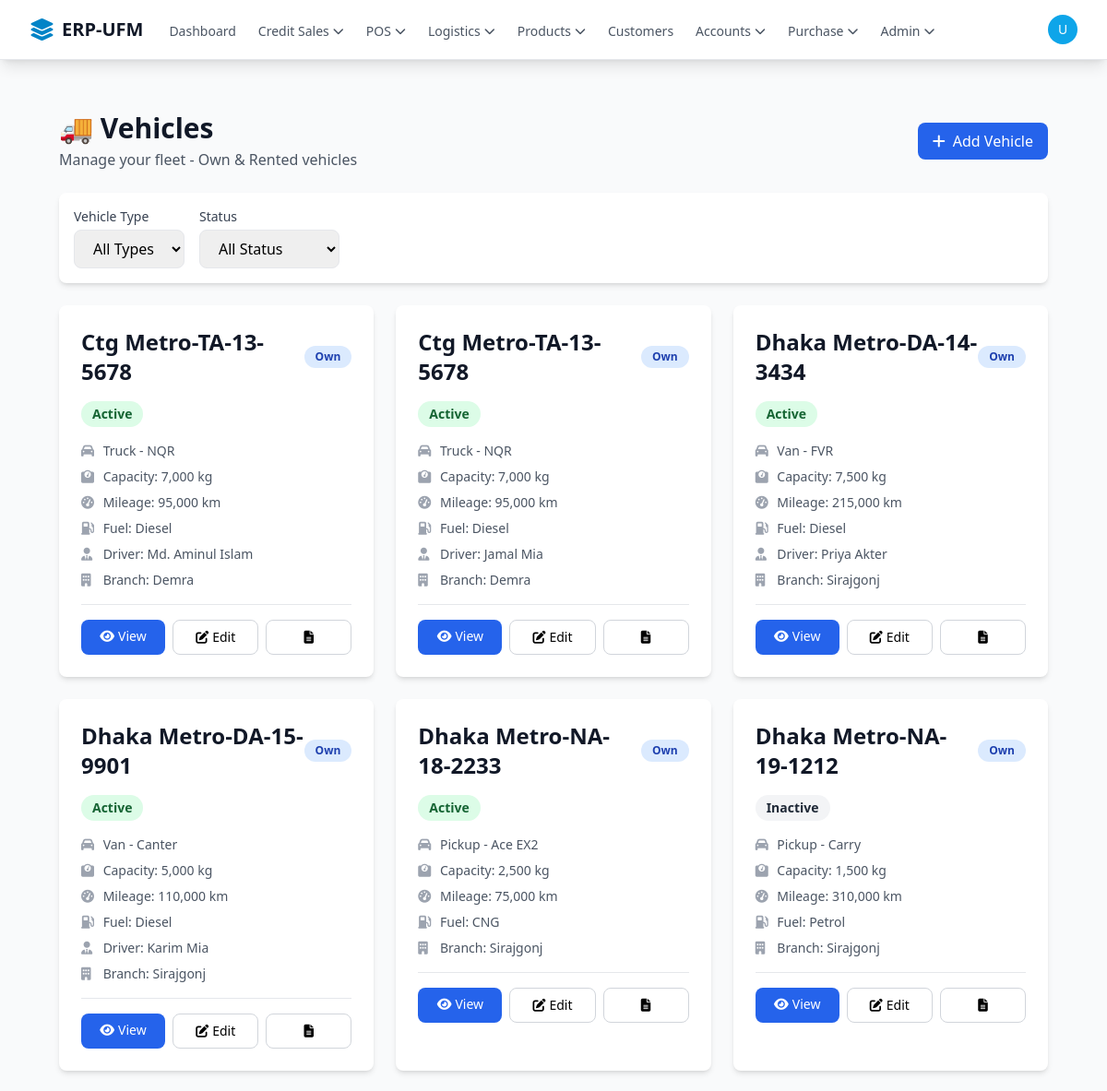
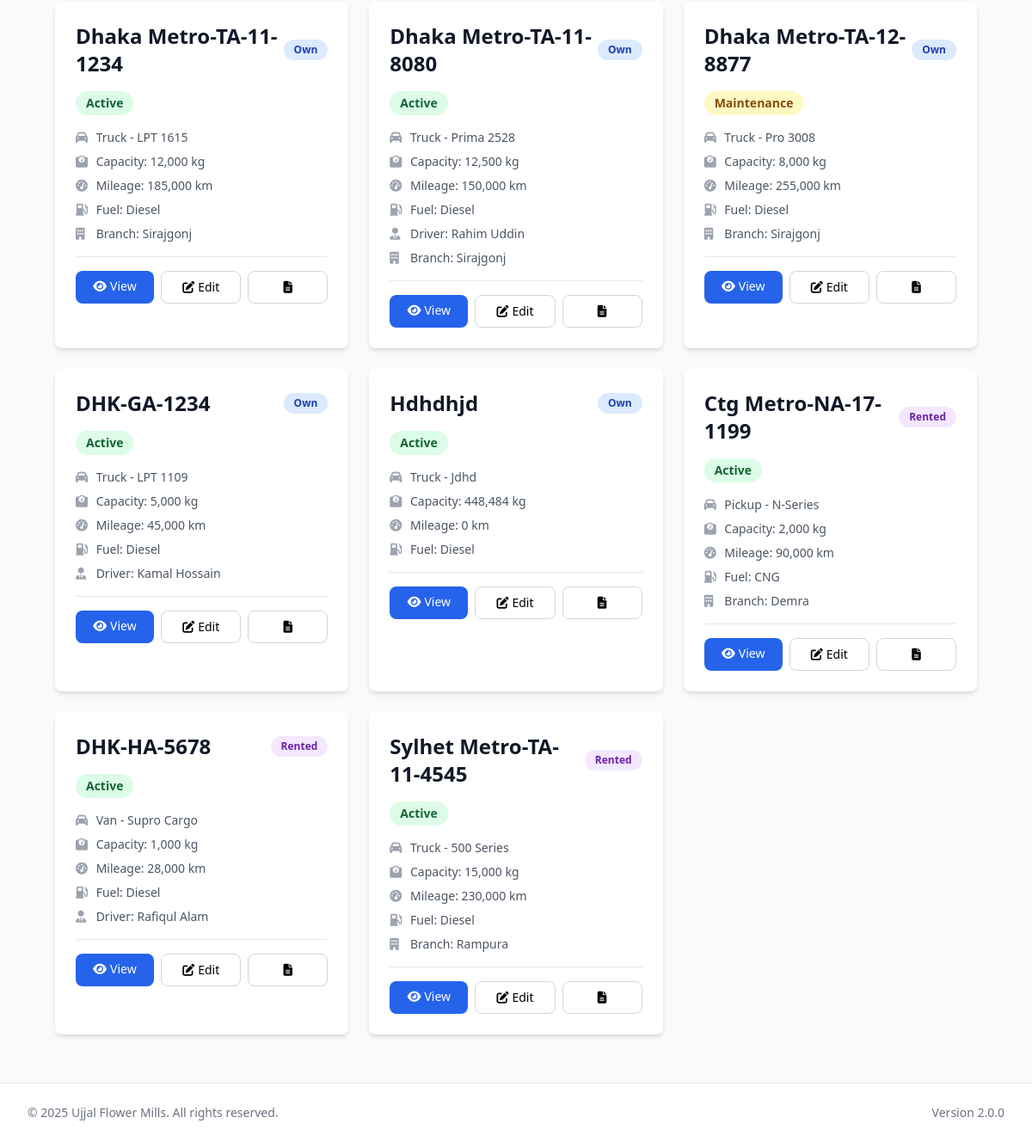
Screenshot of /logistics/vehicles/ (signed in) with the database file from the repository (2 pictures, top to bottom).
### tables this page shows
CREATE TABLE `vehicles` (
  `id` int(11) NOT NULL,
  `vehicle_number` varchar(50) NOT NULL,
  `vehicle_type` enum('Own','Rented') NOT NULL DEFAULT 'Own',
  `category` enum('Truck','Van','Pickup','Motorcycle','Other') DEFAULT 'Truck',
  `capacity_kg` decimal(10,2) DEFAULT 0.00,
  `fuel_type` enum('Diesel','Petrol','CNG','Electric') DEFAULT 'Diesel',
  `make` varchar(100) DEFAULT NULL,
  `model` varchar(100) DEFAULT NULL,
  `year` int(11) DEFAULT NULL,
  `status` enum('Active','Maintenance','Inactive') DEFAULT 'Active',
  `ownership_status` enum('Owned','Leased','Rented') DEFAULT 'Owned',
  `assigned_branch_id` bigint(20) UNSIGNED DEFAULT NULL,
  `rental_rate_per_day` decimal(10,2) DEFAULT NULL,
  `rental_start_date` date DEFAULT NULL,
  `rental_end_date` date DEFAULT NULL,
  `rental_vendor_name` varchar(255) DEFAULT NULL,
  `rental_vendor_phone` varchar(20) DEFAULT NULL,
  `purchase_date` date DEFAULT NULL,
  `purchase_price` decimal(12,2) DEFAULT NULL,
  `current_mileage` decimal(10,2) DEFAULT 0.00,
  `next_service_due_date` date DEFAULT NULL,
  `next_service_due_mileage` decimal(10,2) DEFAULT NULL,
  `notes` text DEFAULT NULL,
  `created_at` timestamp NULL DEFAULT current_timestamp(),
  `updated_at` timestamp NULL DEFAULT current_timestamp() ON UPDATE current_timestamp()
);

CREATE TABLE `drivers` (
  `id` int(11) NOT NULL,
  `driver_name` varchar(255) NOT NULL,
  `photo_path` varchar(255) DEFAULT NULL,
  `phone_number` varchar(20) NOT NULL,
  `email` varchar(255) DEFAULT NULL,
  `nid_number` varchar(50) DEFAULT NULL,
  `license_number` varchar(50) DEFAULT NULL,
  `license_type` enum('Light','Medium','Heavy','Special') DEFAULT NULL,
  `license_issue_date` date DEFAULT NULL,
  `license_expiry_date` date DEFAULT NULL,
  `driver_type` enum('Permanent','Temporary') DEFAULT 'Permanent',
  `status` enum('Active','Inactive','On Leave') DEFAULT 'Active',
  `rating` decimal(3,2) DEFAULT 5.00,
  `total_trips` int(11) DEFAULT 0,
  `assigned_vehicle_id` int(11) DEFAULT NULL,
  `assigned_branch_id` bigint(20) UNSIGNED DEFAULT NULL,
  `address` text DEFAULT NULL,
  `emergency_contact_name` varchar(255) DEFAULT NULL,
  `emergency_contact_phone` varchar(20) DEFAULT NULL,
  `date_of_birth` date DEFAULT NULL,
  `join_date` date DEFAULT NULL,
  `notes` text DEFAULT NULL,
  `salary` decimal(10,2) DEFAULT NULL,
  `daily_rate` decimal(10,2) DEFAULT NULL,
  `created_at` timestamp NULL DEFAULT current_timestamp(),
  `updated_at` timestamp NULL DEFAULT current_timestamp() ON UPDATE current_timestamp()
);

CREATE TABLE `branches` (
  `id` int(10) UNSIGNED NOT NULL,
  `name` varchar(255) NOT NULL COMMENT 'Full name of the branch (e.g., "Savar SRG Factory")',
  `code` varchar(50) DEFAULT NULL COMMENT 'Short code for the branch (e.g., "SRG", "DEMRA")',
  `address` text DEFAULT NULL COMMENT 'Physical address of the branch',
  `phone_number` varchar(20) DEFAULT NULL,
  `status` enum('active','inactive') NOT NULL DEFAULT 'active',
  `created_at` timestamp NOT NULL DEFAULT current_timestamp(),
  `updated_at` timestamp NOT NULL DEFAULT current_timestamp() ON UPDATE current_timestamp()
);

### core/init.php (called while the page is built, shortened)
<?php
spl_autoload_register(function ($class) {
    $class_file = __DIR__ . '/classes/' . $class . '.php';
});
$db = Database::getInstance();

### core/classes/Database.php (called while the page is built, shortened)
<?php
class Database
{
    private static $_instance = null;
    private $_pdo,
            $_query,
            $_error = false,
            $_results,
            $_count = 0;
    private function __construct()
    {
        try {
            $options = [
                PDO::ATTR_PERSISTENT => true,
                PDO::ATTR_ERRMODE => PDO::ERRMODE_EXCEPTION,
                PDO::ATTR_DEFAULT_FETCH_MODE => PDO::FETCH_OBJ,
                PDO::MYSQL_ATTR_INIT_COMMAND => "SET NAMES utf8mb4 COLLATE utf8mb4_unicode_ci"
            ];
            $this->_pdo = new PDO('mysql:host=' . DB_HOST . ';dbname=' . DB_NAME . ';charset=utf8mb4', DB_USER, DB_PASS, $options);
        } catch (PDOException $e) {
            error_log("Database Connection Error: " . $e->getMessage());
            die("Database connection failed. Please check logs or contact support.");
        }
    }
    public static function getInstance()
    {
        if (!isset(self::$_instance)) {
            self::$_instance = new Database();
        }
        return self::$_instance;
    }
    public function query($sql, $params = [])
    {
        $this->_results = [];
        try {
            $this->_query = $this->_pdo->prepare($sql);
            $success = $this->_query->execute($params);
            if ($success) {
                if (stripos(trim($sql), 'SELECT') === 0) {
                    $this->_results = $this->_query->fetchAll(PDO::FETCH_OBJ);
                } else {
                    $this->_count = $this->_query->rowCount();
                }
            }
        } catch (PDOException $e) {
            $this->_error = true;
            error_log("SQL Error [{$e->getCode()}]: {$e->getMessage()} in query: $sql | Params: " . print_r($params, true));
        }
        return $this;
    }
    public function results()
    {
        return $this->_results;
    }
}
?>

### logistics/vehicles/index.php (the view, shortened to what this page needs)
<?php
require_once '../../core/init.php';
global $db;
$filter_type = $_GET['type'] ?? 'all';
$filter_status = $_GET['status'] ?? 'all';
$where_conditions = [];
$params = [];
$where_clause = !empty($where_conditions) ? 'WHERE ' . implode(' AND ', $where_conditions) : '';
$vehicles = $db->query(
    "SELECT v.*, b.name as branch_name, d.driver_name
     FROM vehicles v
     LEFT JOIN branches b ON v.assigned_branch_id = b.id
     LEFT JOIN drivers d ON d.assigned_vehicle_id = v.id
     $where_clause
     ORDER BY v.vehicle_type, v.vehicle_number",
    $params
)->results();
require_once '../../templates/header.php';
?>
<div class="max-w-screen-2xl mx-auto px-4 sm:px-6 lg:px-8 py-6">
<div class="flex justify-between items-center mb-6">
    <div>
        <h1 class="text-3xl font-bold text-gray-900">🚚 Vehicles</h1>
        <p class="text-gray-600 mt-1">Manage your fleet - Own & Rented vehicles</p>
    </div>
    <a href="manage.php" class="px-4 py-2 bg-blue-600 text-white rounded-lg hover:bg-blue-700">
        <i class="fas fa-plus mr-2"></i>Add Vehicle
    </a>
</div>
<div class="bg-white rounded-lg shadow-md p-4 mb-6">
    <form method="GET" class="flex flex-wrap gap-4">
        <div>
            <label class="block text-sm font-medium text-gray-700 mb-1">Vehicle Type</label>
            <select name="type" class="px-4 py-2 border rounded-lg" onchange="this.form.submit()">
                <option value="all" <?php echo $filter_type === 'all' ? 'selected' : ''; ?>>All Types</option>
            </select>
        </div>
        <div>
            <label class="block text-sm font-medium text-gray-700 mb-1">Status</label>
            <select name="status" class="px-4 py-2 border rounded-lg" onchange="this.form.submit()">
                <option value="all" <?php echo $filter_status === 'all' ? 'selected' : ''; ?>>All Status</option>
            </select>
        </div>
    </form>
</div>
<div class="grid grid-cols-1 md:grid-cols-2 lg:grid-cols-3 gap-6">
    <?php if (empty($vehicles)): ?>
    <div class="col-span-full bg-white rounded-lg shadow-md p-12 text-center">
        <i class="fas fa-truck text-6xl text-gray-300 mb-4"></i>
        <p class="text-xl text-gray-500">No vehicles found</p>
        <a href="manage.php" class="inline-block mt-4 px-6 py-2 bg-blue-600 text-white rounded-lg hover:bg-blue-700">
            Add Your First Vehicle
        </a>
    </div>
    <?php else: ?>
        <?php foreach ($vehicles as $vehicle): ?>
        <div class="bg-white rounded-lg shadow-md hover:shadow-lg transition-shadow">
            <div class="p-6">
                <div class="flex items-center justify-between mb-4">
                    <h3 class="text-2xl font-bold text-gray-900"><?php echo htmlspecialchars($vehicle->vehicle_number); ?></h3>
                    <span class="px-3 py-1 rounded-full text-xs font-semibold
                        <?php echo $vehicle->vehicle_type === 'Own' ? 'bg-blue-100 text-blue-800' : 'bg-purple-100 text-purple-800'; ?>">
                        <?php echo $vehicle->vehicle_type; ?>
                    </span>
                </div>
                <div class="mb-4">
                    <?php
                    $status_colors = [
                        'Active' => 'bg-green-100 text-green-800',
                        'Inactive' => 'bg-gray-100 text-gray-800',
                        'Maintenance' => 'bg-yellow-100 text-yellow-800',
                        'Rented Out' => 'bg-orange-100 text-orange-800'
                    ];
                    $color = $status_colors[$vehicle->status] ?? 'bg-gray-100 text-gray-800';
                    ?>
                    <span class="px-3 py-1 inline-flex text-sm leading-5 font-semibold rounded-full <?php echo $color; ?>">
                        <?php echo $vehicle->status; ?>
                    </span>
                </div>
                <div class="space-y-2 mb-4 text-sm">
                    <p class="text-gray-600">
                        <i class="fas fa-car text-gray-400 w-5"></i>
                        <span class="font-medium"><?php echo htmlspecialchars($vehicle->category); ?></span>
                        <?php if ($vehicle->model): ?>
                            - <?php echo htmlspecialchars($vehicle->model); ?>
                        <?php endif; ?>
                    </p>
                    <p class="text-gray-600">
                        <i class="fas fa-weight text-gray-400 w-5"></i>
                        Capacity: <span class="font-medium"><?php echo number_format($vehicle->capacity_kg, 0); ?> kg</span>
                    </p>
                    <p class="text-gray-600">
                        <i class="fas fa-tachometer-alt text-gray-400 w-5"></i>
                        Mileage: <span class="font-medium"><?php echo number_format($vehicle->current_mileage, 0); ?> km</span>
                    </p>
                    <p class="text-gray-600">
                        <i class="fas fa-gas-pump text-gray-400 w-5"></i>
                        Fuel: <span class="font-medium"><?php echo $vehicle->fuel_type; ?></span>
                    </p>
                    <?php if ($vehicle->driver_name): ?>
                    <p class="text-gray-600">
                        <i class="fas fa-user-tie text-gray-400 w-5"></i>
                        Driver: <span class="font-medium"><?php echo htmlspecialchars($vehicle->driver_name); ?></span>
                    </p>
                    <?php endif; ?>
                    <?php if ($vehicle->branch_name): ?>
                    <p class="text-gray-600">
                        <i class="fas fa-building text-gray-400 w-5"></i>
                        Branch: <span class="font-medium"><?php echo htmlspecialchars($vehicle->branch_name); ?></span>
                    </p>
                    <?php endif; ?>
                </div>
                <div class="flex gap-2 pt-4 border-t">
                    <a href="view.php?id=<?php echo $vehicle->id; ?>"
                       class="flex-1 text-center px-3 py-2 bg-blue-600 text-white rounded-lg text-sm hover:bg-blue-700">
                        <i class="fas fa-eye mr-1"></i>View
                    </a>
                    <a href="manage.php?id=<?php echo $vehicle->id; ?>"
                       class="flex-1 text-center px-3 py-2 border border-gray-300 rounded-lg text-sm hover:bg-gray-50">
                        <i class="fas fa-edit mr-1"></i>Edit
                    </a>
                    <a href="documents/index.php?vehicle_id=<?php echo $vehicle->id; ?>"
                       class="flex-1 text-center px-3 py-2 border border-gray-300 rounded-lg text-sm hover:bg-gray-50"
                       title="Manage Documents">
                        <i class="fas fa-file-alt"></i>
                    </a>
                </div>
            </div>
        </div>
        <?php endforeach; ?>
    <?php endif; ?>
</div>
</div>
<?php require_once '../../templates/footer.php'; ?>

### rows the page displays
vehicles: vehicle_number "Ctg Metro-TA-13-5678", vehicle_type "Own", status "Active", category "Truck", model "NQR", capacity_kg "7,000", current_mileage "95,000", fuel_type "Diesel", drivers.driver_name "Md. Aminul Islam", branches.name "Demra", drivers.driver_name "Jamal Mia"
vehicles: vehicle_number "Dhaka Metro-DA-14-3434", vehicle_type "Own", status "Active", category "Van", model "FVR", capacity_kg "7,500", current_mileage "215,000", fuel_type "Diesel", drivers.driver_name "Priya Akter", branches.name "Sirajgonj"
vehicles: vehicle_number "Dhaka Metro-DA-15-9901", vehicle_type "Own", status "Active", category "Van", model "Canter", capacity_kg "5,000", current_mileage "110,000", fuel_type "Diesel", drivers.driver_name "Karim Mia", branches.name "Sirajgonj"
vehicles: vehicle_number "Dhaka Metro-NA-18-2233", vehicle_type "Own", status "Active", category "Pickup", model "Ace EX2", capacity_kg "2,500", current_mileage "75,000", fuel_type "CNG", branches.name "Sirajgonj"
vehicles: vehicle_number "Dhaka Metro-NA-19-1212", vehicle_type "Own", status "Inactive", category "Pickup", model "Carry", capacity_kg "1,500", current_mileage "310,000", fuel_type "Petrol", branches.name "Sirajgonj"
vehicles: vehicle_number "Dhaka Metro-TA-11-1234", vehicle_type "Own", status "Active", category "Truck", model "LPT 1615", capacity_kg "12,000", current_mileage "185,000", fuel_type "Diesel", branches.name "Sirajgonj"
vehicles: vehicle_number "Dhaka Metro-TA-11-8080", vehicle_type "Own", status "Active", category "Truck", model "Prima 2528", capacity_kg "12,500", current_mileage "150,000", fuel_type "Diesel", drivers.driver_name "Rahim Uddin", branches.name "Sirajgonj"
vehicles: vehicle_number "Dhaka Metro-TA-12-8877", vehicle_type "Own", status "Maintenance", category "Truck", model "Pro 3008", capacity_kg "8,000", current_mileage "255,000", fuel_type "Diesel", branches.name "Sirajgonj"
drivers: assigned_vehicle.vehicle_number "DHK-GA-1234", assigned_vehicle.vehicle_type "Own", assigned_vehicle.status "Active", assigned_vehicle.category "Truck", assigned_vehicle.model "LPT 1109", assigned_vehicle.capacity_kg "5,000", assigned_vehicle.current_mileage "45,000", assigned_vehicle.fuel_type "Diesel", driver_name "Kamal Hossain"
vehicles: vehicle_number "Hdhdhjd", vehicle_type "Own", status "Active", category "Truck", model "Jdhd", capacity_kg "448,484", current_mileage "0", fuel_type "Diesel"
vehicles: vehicle_number "Ctg Metro-NA-17-1199", vehicle_type "Rented", status "Active", category "Pickup", model "N-Series", capacity_kg "2,000", current_mileage "90,000", fuel_type "CNG", branches.name "Demra"
drivers: assigned_vehicle.vehicle_number "DHK-HA-5678", assigned_vehicle.vehicle_type "Rented", assigned_vehicle.status "Active", assigned_vehicle.category "Van", assigned_vehicle.model "Supro Cargo", assigned_vehicle.capacity_kg "1,000", assigned_vehicle.current_mileage "28,000", assigned_vehicle.fuel_type "Diesel", driver_name "Rafiqul Alam"
vehicles: vehicle_number "Sylhet Metro-TA-11-4545", vehicle_type "Rented", status "Active", category "Truck", model "500 Series", capacity_kg "15,000", current_mileage "230,000", fuel_type "Diesel", branches.name "Rampura"

### other values shown
APP_NAME "ERP-UFM"
substr($currentUser['display_name'] ?? 'U', 0, 1) "U"
APP_VERSION "2.0.0"
